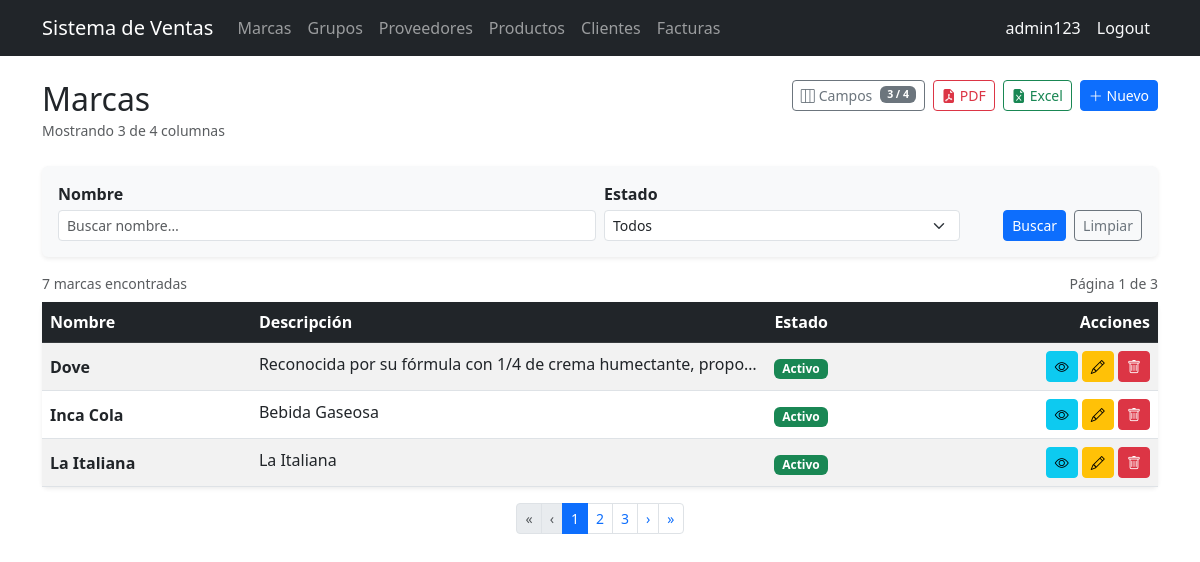
The app's page /brands/ (signed in), older data.
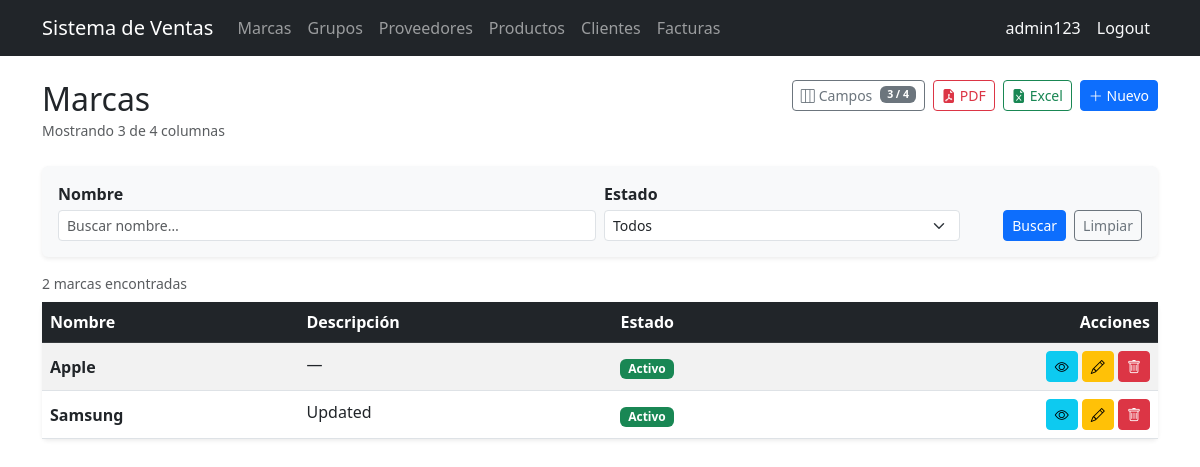
The same page, newer data.
### billing/models.py (models this page shows, shortened)
class Brand(models.Model):
    name = models.CharField(max_length=100, unique=True, verbose_name='Nombre de marca')
    description = models.TextField(blank=True, null=True , verbose_name='Descripción')
    is_active = models.BooleanField(default=True, verbose_name='Activo')
    created_at = models.DateTimeField(auto_now_add=True)
    updated_at = models.DateTimeField(auto_now=True)
    class Meta:
        verbose_name = 'Brand'
        verbose_name_plural = 'Brands'
        ordering = ['name']

### billing/views.py (the view, shortened to what this page needs)
# urls.py: path('brands/', views.BrandListView.as_view(), name='brand_list'),
class BrandListView(ExportMixin, LoginRequiredMixin, ListView):
    model = Brand
    template_name = 'billing/brand_list.html'
    context_object_name = 'items'
    paginate_by = 3
    export_filename = 'marcas'
    ALL_COLUMNS = BRAND_ALL_COLUMNS
    def get_queryset(self):
        qs = Brand.objects.all()
        form = BrandSearchForm(self.request.GET)
        if form.is_valid():
            if form.cleaned_data.get('name'):
                qs = qs.filter(name__icontains=form.cleaned_data['name'])
            val = form.cleaned_data.get('is_active')
            if val in ('0', '1'):
                qs = qs.filter(is_active=(val == '1'))
        return qs
    def get_context_data(self, **kwargs):
        ctx = super().get_context_data(**kwargs)
        ctx['search_form'] = BrandSearchForm(self.request.GET)
        ctx['all_columns'] = self.ALL_COLUMNS
        ctx['all_col_keys_json'] = json.dumps([c['key'] for c in self.ALL_COLUMNS])
        ctx['default_col_keys_json'] = json.dumps(
            [c['key'] for c in self.ALL_COLUMNS if c.get('default', True)]
        )
        return ctx

### billing/forms.py
class BrandSearchForm(forms.Form):
    name = forms.CharField(
        required=False, label='Nombre',
        widget=forms.TextInput(attrs={**_sm_text, 'placeholder': 'Buscar nombre…'})
    )
    is_active = forms.ChoiceField(
        choices=_ACTIVE_CHOICES, required=False, label='Estado',
        widget=forms.Select(attrs=_sm_select)
    )

### billing/mixins.py (called while the page is built)
    def get(self, request, *args, **kwargs):
        fmt = request.GET.get('export')
        if fmt == 'pdf':
            return self.export_pdf(self.get_queryset())
        if fmt == 'excel':
            return self.export_excel(self.get_queryset())
        return super().get(request, *args, **kwargs)

    def get_context_data(self, **kwargs):
        ctx = super().get_context_data(**kwargs)
        params = self.request.GET.copy()
        params.pop('page', None)
        params.pop('export', None)
        ctx['query_params'] = params.urlencode()
        return ctx

### billing/templates/billing/brand_list.html (shortened to what the changed rows need)
{% extends 'billing/base.html' %}
{% block content %}
<div class="d-flex justify-content-between align-items-start mb-4 flex-wrap gap-2">
  <div>
    <h2 class="mb-0">Marcas</h2>
  </div>
</div>
<div class="d-flex justify-content-between align-items-center mb-2">
  <small class="text-muted">
    {% if paginator.count == 1 %}1 marca encontrada
    {% else %}{{ paginator.count }} marcas encontradas{% endif %}
  </small>
  {% if is_paginated %}
    <small class="text-muted">Página {{ page_obj.number }} de {{ paginator.num_pages }}</small>
  {% endif %}
</div>
<div class="card shadow-sm border-0">
  <div class="table-responsive">
    <table class="table table-striped table-hover align-middle mb-0" id="brandTable">
      <thead class="table-dark">
        <tr>
          <th data-col="name">Nombre</th>
          <th data-col="description">Descripción</th>
          <th data-col="is_active">Estado</th>
          <th class="text-end" style="white-space:nowrap;">Acciones</th>
        </tr>
      </thead>
      <tbody>
        {% for item in items %}
        <tr>
          <td data-col="name" class="fw-semibold">{{ item.name }}</td>
          <td data-col="description" style="max-width:250px;">
            <span class="d-inline-block text-truncate w-100" title="{{ item.description }}">
              {{ item.description|default:"—" }}
            </span>
          </td>
          <td data-col="is_active">
            {% if item.is_active %}
              <span class="badge bg-success">Activo</span>
            {% else %}
              <span class="badge bg-secondary">Inactivo</span>
            {% endif %}
          </td>
          <td class="text-end text-nowrap">
            <a href="{% url 'billing:brand_detail' item.pk %}" class="btn btn-sm btn-info" title="Ver" aria-label="Ver">
              <i class="bi bi-eye"></i>
            </a>
            <a href="{% url 'billing:brand_update' item.pk %}" class="btn btn-sm btn-warning" title="Editar" aria-label="Editar">
              <i class="bi bi-pencil"></i>
            </a>
            <a href="{% url 'billing:brand_delete' item.pk %}" class="btn btn-sm btn-danger" title="Eliminar" aria-label="Eliminar">
              <i class="bi bi-trash"></i>
            </a>
          </td>
        </tr>
        {% endfor %}
      </tbody>
    </table>
  </div>
</div>
{% if is_paginated %}
<nav class="mt-3" aria-label="Paginación">
  <ul class="pagination pagination-sm justify-content-center mb-0">
    <li class="page-item {% if not page_obj.has_previous %}disabled{% endif %}">
      <a class="page-link" href="?{{ query_params }}&page=1">&laquo;</a>
    </li>
    <li class="page-item {% if not page_obj.has_previous %}disabled{% endif %}">
      <a class="page-link" href="{% if page_obj.has_previous %}?{{ query_params }}&page={{ page_obj.previous_page_number }}{% endif %}">&lsaquo;</a>
    </li>
    {% for num in paginator.page_range %}
      {% if page_obj.number == num %}
        <li class="page-item active"><span class="page-link">{{ num }}</span></li>
      {% elif num > page_obj.number|add:"-3" and num < page_obj.number|add:"3" %}
        <li class="page-item"><a class="page-link" href="?{{ query_params }}&page={{ num }}">{{ num }}</a></li>
      {% elif num == 1 or num == paginator.num_pages %}
        <li class="page-item"><a class="page-link" href="?{{ query_params }}&page={{ num }}">{{ num }}</a></li>
      {% elif num == page_obj.number|add:"-3" or num == page_obj.number|add:"3" %}
        <li class="page-item disabled"><span class="page-link">…</span></li>
      {% endif %}
    {% endfor %}
    <li class="page-item {% if not page_obj.has_next %}disabled{% endif %}">
      <a class="page-link" href="{% if page_obj.has_next %}?{{ query_params }}&page={{ page_obj.next_page_number }}{% endif %}">&rsaquo;</a>
    </li>
    <li class="page-item {% if not page_obj.has_next %}disabled{% endif %}">
      <a class="page-link" href="?{{ query_params }}&page={{ paginator.num_pages }}">&raquo;</a>
    </li>
  </ul>
</nav>
{% endif %}
{% endblock %}

Row changes from the older to the newer data that the page shows:
removed Brand: name "Dove", description "Reconocida por su fórmula con 1/4 de crema humectante, propo…", is_active "Activo"
removed Brand: name "Inca Cola", description "Bebida Gaseosa", is_active "Activo"
removed Brand: name "La Italiana", description "La Italiana", is_active "Activo"
added Brand: name "Apple", description "—", is_active "Activo"
added Brand: name "Samsung", description "Updated", is_active "Activo"
Text that changed along with them:
{{ paginator.count }}: "7" → "2"
{{ page_obj.number }}: "1" → (not shown)
{{ paginator.num_pages }}: "3" → (not shown)
text no longer shown: "Página de « ‹ › »"
list line gone: "1"
list line gone: "2"
list line gone: "3"
